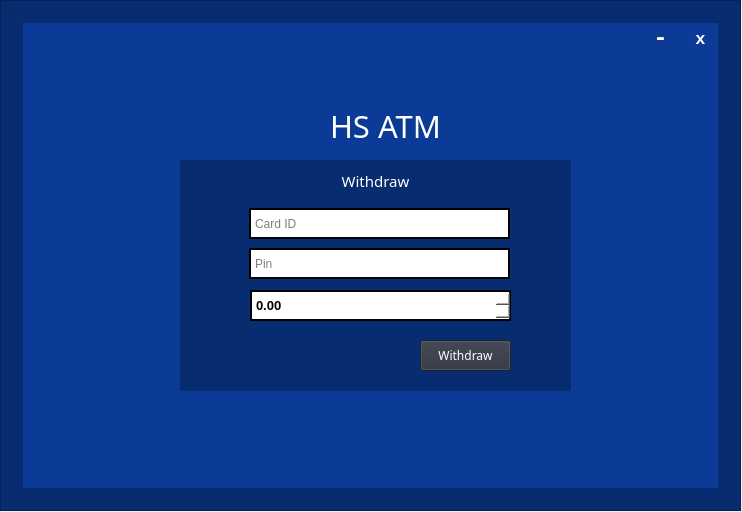
<?xml version="1.0" encoding="UTF-8"?>
<ui version="4.0">
 <class>Withdraw</class>
 <widget class="QMainWindow" name="Withdraw">
  <property name="geometry">
   <rect>
    <x>0</x>
    <y>0</y>
    <width>742</width>
    <height>512</height>
   </rect>
  </property>
  <property name="windowTitle">
   <string>HS ATM Withdraw</string>
  </property>
  <property name="windowIcon">
   <iconset>
    <normaloff>pictures/credit-card.png</normaloff>pictures/credit-card.png</iconset>
  </property>
  <widget class="QWidget" name="centralwidget">
   <widget class="QFrame" name="frame_2">
    <property name="geometry">
     <rect>
      <x>0</x>
      <y>0</y>
      <width>741</width>
      <height>511</height>
     </rect>
    </property>
    <property name="styleSheet">
     <string notr="true">background-color:rgb(7, 44, 112)</string>
    </property>
    <property name="frameShape">
     <enum>QFrame::StyledPanel</enum>
    </property>
    <property name="frameShadow">
     <enum>QFrame::Raised</enum>
    </property>
    <widget class="QFrame" name="frame">
     <property name="geometry">
      <rect>
       <x>20</x>
       <y>20</y>
       <width>701</width>
       <height>471</height>
      </rect>
     </property>
     <property name="styleSheet">
      <string notr="true">QFrame{background-color:rgb(11, 58, 151);border: 3px solid rgb(7, 44, 112)}</string>
     </property>
     <property name="frameShape">
      <enum>QFrame::StyledPanel</enum>
     </property>
     <property name="frameShadow">
      <enum>QFrame::Raised</enum>
     </property>
     <widget class="QPushButton" name="btn_Minimize">
      <property name="geometry">
       <rect>
        <x>620</x>
        <y>0</y>
        <width>41</width>
        <height>38</height>
       </rect>
      </property>
      <property name="font">
       <font>
        <family>Lucida Console</family>
        <pointsize>18</pointsize>
        <weight>75</weight>
        <bold>true</bold>
       </font>
      </property>
      <property name="styleSheet">
       <string notr="true">background:none;border-radius: 16px;color:white</string>
      </property>
      <property name="text">
       <string>-</string>
      </property>
      <property name="flat">
       <bool>true</bool>
      </property>
     </widget>
     <widget class="QPushButton" name="btn_Exit">
      <property name="geometry">
       <rect>
        <x>660</x>
        <y>0</y>
        <width>41</width>
        <height>38</height>
       </rect>
      </property>
      <property name="font">
       <font>
        <family>Lucida Console</family>
        <pointsize>13</pointsize>
        <weight>75</weight>
        <bold>true</bold>
       </font>
      </property>
      <property name="styleSheet">
       <string notr="true">background:none;border-radius: 16px;color:white</string>
      </property>
      <property name="text">
       <string>x</string>
      </property>
      <property name="flat">
       <bool>true</bool>
      </property>
     </widget>
     <widget class="QLabel" name="label">
      <property name="geometry">
       <rect>
        <x>310</x>
        <y>80</y>
        <width>171</width>
        <height>51</height>
       </rect>
      </property>
      <property name="font">
       <font>
        <family>Arial Black</family>
        <pointsize>23</pointsize>
        <weight>50</weight>
        <bold>false</bold>
       </font>
      </property>
      <property name="styleSheet">
       <string notr="true">border:none;color:white</string>
      </property>
      <property name="text">
       <string>HS ATM</string>
      </property>
     </widget>
     <widget class="QLabel" name="label_7">
      <property name="geometry">
       <rect>
        <x>250</x>
        <y>80</y>
        <width>51</width>
        <height>51</height>
       </rect>
      </property>
      <property name="font">
       <font>
        <family>Arial Black</family>
        <pointsize>20</pointsize>
        <weight>50</weight>
        <bold>false</bold>
       </font>
      </property>
      <property name="styleSheet">
       <string notr="true">border:none;color:white</string>
      </property>
      <property name="text">
       <string/>
      </property>
      <property name="pixmap">
       <pixmap>pictures/credit-card.png</pixmap>
      </property>
      <property name="scaledContents">
       <bool>true</bool>
      </property>
     </widget>
     <widget class="QLabel" name="label_ID">
      <property name="geometry">
       <rect>
        <x>20</x>
        <y>290</y>
        <width>55</width>
        <height>16</height>
       </rect>
      </property>
      <property name="styleSheet">
       <string notr="true">background-color:rgb(11, 58, 151);color::rgb(11, 58, 151);border:none;</string>
      </property>
      <property name="text">
       <string/>
      </property>
     </widget>
     <widget class="QFrame" name="frame_3">
      <property name="geometry">
       <rect>
        <x>160</x>
        <y>140</y>
        <width>391</width>
        <height>231</height>
       </rect>
      </property>
      <property name="styleSheet">
       <string notr="true">background-color:rgb(7, 44, 111)</string>
      </property>
      <property name="frameShape">
       <enum>QFrame::StyledPanel</enum>
      </property>
      <property name="frameShadow">
       <enum>QFrame::Raised</enum>
      </property>
      <widget class="QLabel" name="label_2">
       <property name="geometry">
        <rect>
         <x>0</x>
         <y>0</y>
         <width>391</width>
         <height>41</height>
        </rect>
       </property>
       <property name="font">
        <font>
         <family>Arial Black</family>
         <pointsize>11</pointsize>
         <weight>50</weight>
         <bold>false</bold>
        </font>
       </property>
       <property name="styleSheet">
        <string notr="true">border:none;color:white</string>
       </property>
       <property name="text">
        <string>Withdraw</string>
       </property>
       <property name="alignment">
        <set>Qt::AlignCenter</set>
       </property>
      </widget>
      <widget class="QPushButton" name="btn_Withdraw">
       <property name="geometry">
        <rect>
         <x>240</x>
         <y>180</y>
         <width>91</width>
         <height>31</height>
        </rect>
       </property>
       <property name="font">
        <font>
         <family>Arial Black</family>
        </font>
       </property>
       <property name="styleSheet">
        <string notr="true">background-color:rgb(44, 48, 61);color:white</string>
       </property>
       <property name="text">
        <string>Withdraw</string>
       </property>
      </widget>
      <widget class="QLineEdit" name="lineEdit_Pin">
       <property name="geometry">
        <rect>
         <x>69</x>
         <y>88</y>
         <width>261</width>
         <height>31</height>
        </rect>
       </property>
       <property name="styleSheet">
        <string notr="true">border:2px solid black;background-color:white;color:black;padding:2px</string>
       </property>
       <property name="text">
        <string/>
       </property>
       <property name="echoMode">
        <enum>QLineEdit::Password</enum>
       </property>
       <property name="placeholderText">
        <string>Pin</string>
       </property>
      </widget>
      <widget class="QLineEdit" name="lineEdit_CardID">
       <property name="geometry">
        <rect>
         <x>69</x>
         <y>48</y>
         <width>261</width>
         <height>31</height>
        </rect>
       </property>
       <property name="styleSheet">
        <string notr="true">border:2px solid black;background-color:white;color:black;padding:2px</string>
       </property>
       <property name="text">
        <string/>
       </property>
       <property name="placeholderText">
        <string>Card ID</string>
       </property>
      </widget>
      <widget class="QPushButton" name="passwordHideShow">
       <property name="geometry">
        <rect>
         <x>300</x>
         <y>90</y>
         <width>27</width>
         <height>27</height>
        </rect>
       </property>
       <property name="font">
        <font>
         <weight>50</weight>
         <bold>false</bold>
        </font>
       </property>
       <property name="styleSheet">
        <string notr="true">background:none;color:black;</string>
       </property>
       <property name="text">
        <string/>
       </property>
       <property name="icon">
        <iconset>
         <normaloff>pictures/hidepw.png</normaloff>pictures/hidepw.png</iconset>
       </property>
       <property name="iconSize">
        <size>
         <width>21</width>
         <height>21</height>
        </size>
       </property>
       <property name="checkable">
        <bool>true</bool>
       </property>
       <property name="flat">
        <bool>true</bool>
       </property>
      </widget>
      <widget class="QDoubleSpinBox" name="doubleSpinBox">
       <property name="geometry">
        <rect>
         <x>70</x>
         <y>130</y>
         <width>261</width>
         <height>31</height>
        </rect>
       </property>
       <property name="font">
        <font>
         <family>Arial</family>
         <pointsize>10</pointsize>
         <weight>75</weight>
         <bold>true</bold>
        </font>
       </property>
       <property name="styleSheet">
        <string notr="true">border:2px solid black;background-color:white;color:black;padding:2px</string>
       </property>
       <property name="maximum">
        <double>9999999999.000000000000000</double>
       </property>
       <property name="singleStep">
        <double>100.000000000000000</double>
       </property>
      </widget>
     </widget>
    </widget>
   </widget>
  </widget>
 </widget>
 <resources/>
 <connections/>
</ui>
